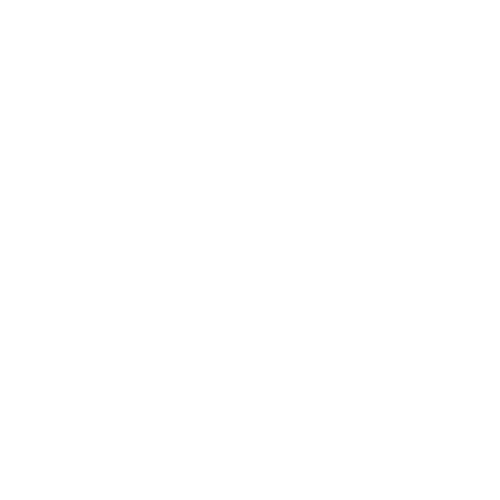
Frame 1 (no input)
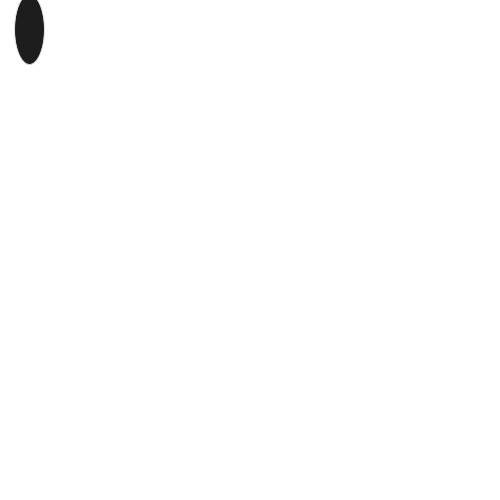
Frame 60 (the mouse pressed at the canvas centre just before this capture)
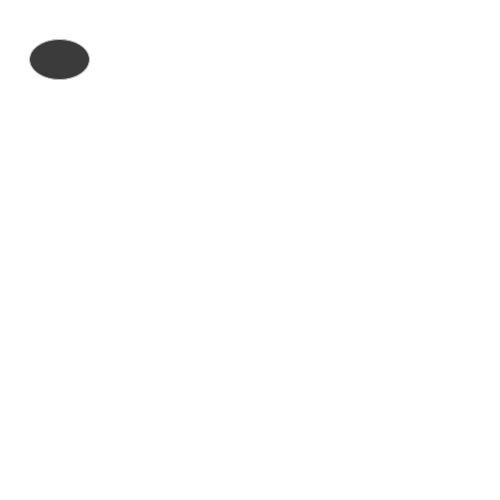
Frame 120 (the mouse held since frame 60 and released just before this capture)

The Processing sketch that drew these frames (run headless with seeded random() and noise(); from frame 60 on, the mouse is pressed at the canvas centre):

// Processing sketch: sketch_200824b
// ── sketch_200824b.pde
float circleX = 0;
float circleY = 0;
float circleW = 0;
float circleH = 100;
float circleStroke = 255;
float circleFill = 0;
float backgroundColor = 255;
float change = 0.5;

void setup() {
  size(500, 500);
}

void draw() {
  background(backgroundColor);
  stroke(circleStroke);
  fill(circleFill);
  ellipse(circleX, circleY, circleW, circleH);
  
  circleX = circleX + change;
  circleY = circleY + change;
  circleW = circleW + change;
  circleH = circleH - change;
  circleStroke = circleStroke - change;
  circleFill = circleFill + change;
}
